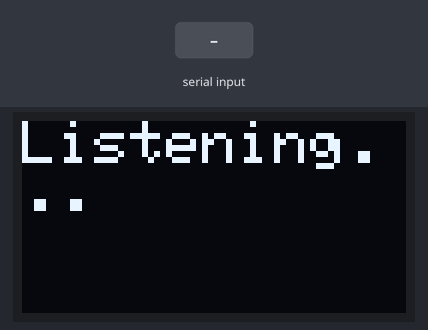
Recording of a sketch running on a simulated ESP32. Shown: 128×64 one-colour display. The test bench sets the inputs (shaded band).

Above: at 2.7 s.
2.8 s: "1\n" received over Serial
At 3.2 s:
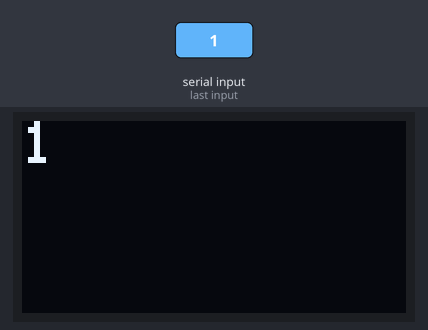
4.3 s: "0\n" received over Serial
At 5.5 s:
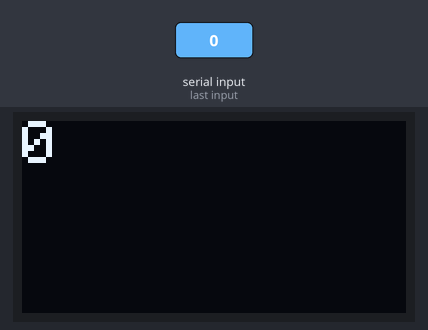
5.8 s: "2\n" received over Serial
At 6.7 s:
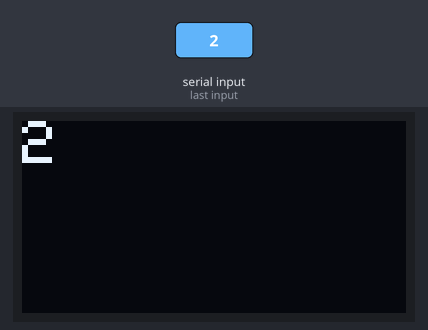
Timing chart, 0 to 8.8 s (numbered marks = the images above; inputs shaded):
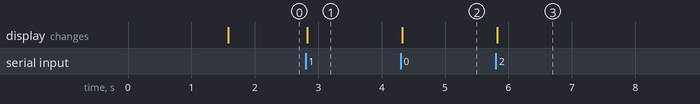

The sketch:

voxlens_esp32.ino
```cpp
/*
  VOXLENS - ESP32 side
  Serial se text receive karta hai aur SSD1306 OLED (128x64) pe dikhata hai

  Wiring (I2C OLED):
    OLED VCC -> 3.3V
    OLED GND -> GND
    OLED SDA -> GPIO 21
    OLED SCL -> GPIO 22

  Libraries: Adafruit SSD1306, Adafruit GFX
*/

#include <Wire.h>
#include <Adafruit_GFX.h>
#include <Adafruit_SSD1306.h>

#define SCREEN_WIDTH 128
#define SCREEN_HEIGHT 64
#define OLED_ADDR 0x3C

Adafruit_SSD1306 display(SCREEN_WIDTH, SCREEN_HEIGHT, &Wire, -1);

String incoming = "";

void showText(const String &msg) {
  display.clearDisplay();
  display.setCursor(0, 0);
  display.setTextSize(2);        // chhota chahiye to 1 kar do
  display.setTextColor(SSD1306_WHITE);
  display.setTextWrap(true);
  display.println(msg);
  display.display();
}

void setup() {
  Serial.begin(115200);
  Wire.begin(21, 22);

  if (!display.begin(SSD1306_SWITCHCAPVCC, OLED_ADDR)) {
    while (true);  // OLED nahi mila
  }

  display.clearDisplay();
  display.setTextSize(2);
  display.setTextColor(SSD1306_WHITE);
  display.setCursor(0, 20);
  display.println("VOXLENS");
  display.display();
  delay(1500);
  showText("Listening...");
}

void loop() {
  while (Serial.available()) {
    char c = Serial.read();
    if (c == '\n') {
      incoming.trim();
      if (incoming.length() > 0) {
        // OLED pe sirf last ~40 chars fit hote hain (size 2)
        if (incoming.length() > 40) {
          incoming = incoming.substring(incoming.length() - 40);
        }
        showText(incoming);
      }
      incoming = "";
    } else {
      incoming += c;
    }
  }
}
```

Measured:
- after the input at 2.8 s, the display: changes at once (image 1)
- after the input at 4.3 s, the display: changes at once (image 2)
- after the input at 5.8 s, the display: changes at once (image 3)
